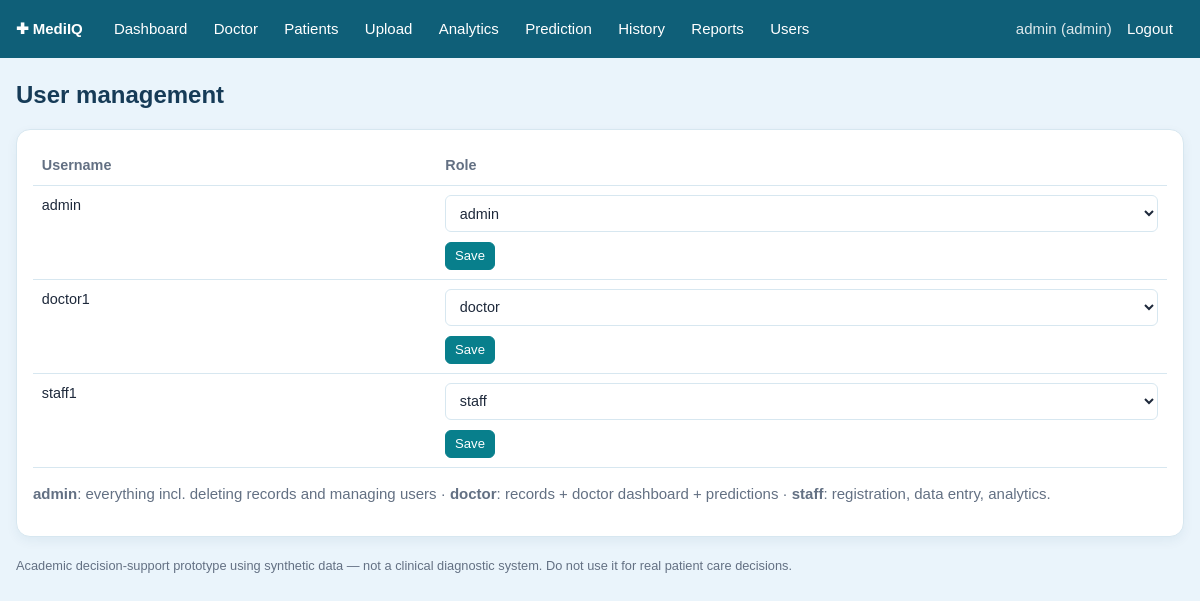
Page /admin/users (signed in) on the committed database.
### tables this page shows
CREATE TABLE users (
    user_id       INTEGER PRIMARY KEY AUTOINCREMENT,
    username      TEXT NOT NULL UNIQUE,
    password_hash TEXT NOT NULL,
    role          TEXT NOT NULL DEFAULT 'staff' CHECK (role IN ('admin','doctor','staff'))
);

### auth.py (the view, shortened to what this page needs)
@bp.route("/admin/users", methods=["GET", "POST"])
@role_required("admin")
def users():
    return render_template("users.html", users=repo.list_users(), roles=ROLES)

### auth.py (called while the page is built)
@bp.before_app_request
def load_user():
    uid = session.get("user_id")
    g.user = repo.get_user(uid) if uid else None

def login_required(view):
    @wraps(view)
    def wrapped(*a, **kw):
        if g.user is None:
            return redirect(url_for("auth.login", next=request.path))
        return view(*a, **kw)
    return wrapped

def role_required(*roles):
    def deco(view):
        @wraps(view)
        @login_required
        def wrapped(*a, **kw):
            if g.user["role"] not in roles:
                abort(403, "Your role does not have access to this page.")
            return view(*a, **kw)
        return wrapped
    return deco

### db.py (called while the page is built)
def get_db():
    if "db" not in g:
        g.db = sqlite3.connect(current_app.config["DATABASE"])
        g.db.row_factory = sqlite3.Row
        g.db.execute("PRAGMA foreign_keys = ON")
    return g.db

### repo.py (called while the page is built)
def _q(sql, params=()):
    return get_db().execute(sql, params).fetchall()

def get_user(user_id):
    return get_db().execute("SELECT * FROM users WHERE user_id=?", (user_id,)).fetchone()

def list_users():
    return _q("SELECT user_id, username, role FROM users ORDER BY username")

### templates/users.html
{% extends "base.html" %}{% block title %}Users{% endblock %}{% block content %}
<h1>User management</h1>
<div class="card scroll"><table><tr><th>Username</th><th>Role</th><th></th></tr>
{% for u in users %}<tr><td>{{ u.username }}</td><td colspan="2">
<form class="inline" method="post"><input type="hidden" name="_csrf" value="{{ csrf_token }}"><input type="hidden" name="user_id" value="{{ u.user_id }}">
<select name="role">{% for r in roles %}<option {{ 'selected' if u.role==r }}>{{ r }}</option>{% endfor %}</select><button class="sm">Save</button></form></td></tr>{% endfor %}
</table>
<p class="muted"><strong>admin</strong>: everything incl. deleting records and managing users &middot; <strong>doctor</strong>: records + doctor dashboard + predictions &middot; <strong>staff</strong>: registration, data entry, analytics.</p></div>
{% endblock %}

### templates/base.html (shortened to what this page needs)
<!doctype html>
<html lang="en"><head>
<link rel="stylesheet" href="{{ url_for('static', filename='css/style.css') }}">
</head><body>
{% set ep = request.endpoint or '' %}
<nav>
  <span class="brand">&#10010; MediIQ</span>
  {% if g.user %}
  <a href="{{ url_for('main.dashboard') }}" class="{{ 'on' if ep=='main.dashboard' }}">Dashboard</a>
  {% if g.user.role in ('admin','doctor') %}<a href="{{ url_for('main.doctor') }}" class="{{ 'on' if ep=='main.doctor' }}">Doctor</a>{% endif %}
  <a href="{{ url_for('main.patients') }}" class="{{ 'on' if ep in ('main.patients','main.patient_detail') }}">Patients</a>
  <a href="{{ url_for('main.upload') }}" class="{{ 'on' if ep=='main.upload' }}">Upload</a>
  <a href="{{ url_for('main.analytics_page') }}" class="{{ 'on' if ep=='main.analytics_page' }}">Analytics</a>
  <a href="{{ url_for('main.predict') }}" class="{{ 'on' if ep=='main.predict' }}">Prediction</a>
  <a href="{{ url_for('main.history') }}" class="{{ 'on' if ep.startswith('main.history') }}">History</a>
  <a href="{{ url_for('main.reports') }}" class="{{ 'on' if ep=='main.reports' }}">Reports</a>
  {% if g.user.role=='admin' %}<a href="{{ url_for('auth.users') }}">Users</a>{% endif %}
  <span style="color:#fff;opacity:.85">{{ g.user.username }} ({{ g.user.role }})</span>
  <a href="{{ url_for('auth.logout') }}">Logout</a>
  {% endif %}
</nav>
<main>
  {% block content %}{% endblock %}
</main>
<footer>Academic decision-support prototype using synthetic data &mdash; not a clinical diagnostic system. Do not use it for real patient care decisions.</footer>
</body></html>

### static/css/style.css (style rules this page uses)
:root { --bg: #EAF4FB; --card: #FFFFFF; --ink: #1E293B; --muted: #637083; --line: #D7E7F0; --brand: #0F5F78; --accent: #087F8C; --danger: #C0392B; --amber: #D98A0B; --ok: #1F8A5B; }
* { box-sizing: border-box; }
body { margin: 0; font-family: Arial, Helvetica, sans-serif; font-size: 15px; line-height: 1.5; background: var(--bg); color: var(--ink); }
nav { display: flex; flex-wrap: wrap; align-items: center; gap: 0.25rem; background: var(--brand); padding: 0.7rem 1rem; }
nav a { color: #FFFFFF; text-decoration: none; padding: 0.4rem 0.7rem; border-radius: 6px; transition: background 0.2s ease; }
nav .brand { font-weight: 700; margin-right: 1rem; color: #FFFFFF; }
main { max-width: 1200px; margin: 1.2rem auto; padding: 0 1rem; }
h1, h2, h3 { color: #163B57; }
h1 { font-size: 1.5rem; margin: 0.2rem 0 1rem; }
.card, .stat-card, .chart-container { background: var(--card); color: var(--ink); border: 1px solid var(--line); border-radius: 14px; padding: 1rem; margin-bottom: 1rem; box-shadow: 0 4px 12px rgba(15, 70, 100, 0.06); }
.scroll { overflow-x: auto; }
table { width: 100%; border-collapse: collapse; font-size: 0.9rem; }
th, td { padding: 0.55rem; border-bottom: 1px solid var(--line); text-align: left; vertical-align: top; }
th { color: var(--muted); font-weight: 600; }
form.inline { display: flex; flex-wrap: wrap; gap: 0.6rem; align-items: end; }
input, select, textarea { width: 100%; max-width: 100%; padding: 0.55rem 0.6rem; border: 1px solid var(--line); border-radius: 6px; background: var(--card); color: var(--ink); font: inherit; }
button, .btn { background: var(--accent); color: #FFFFFF; border: 1px solid var(--accent); border-radius: 6px; padding: 0.5rem 0.9rem; cursor: pointer; text-decoration: none; font: inherit; display: inline-block; transition: background 0.2s ease; }
button.sm { padding: 0.2rem 0.55rem; font-size: 0.82rem; }
.muted { color: var(--muted); }
footer { max-width: 1200px; margin: 0 auto 2rem; padding: 0 1rem; color: var(--muted); font-size: 0.8rem; }

### rows in the picture
users: user.username "admin", user.role "admin", username "admin"
users: username "doctor1"
users: username "staff1"

### other values in the picture
form field role "admin"
form field role "doctor"
form field role "staff"
